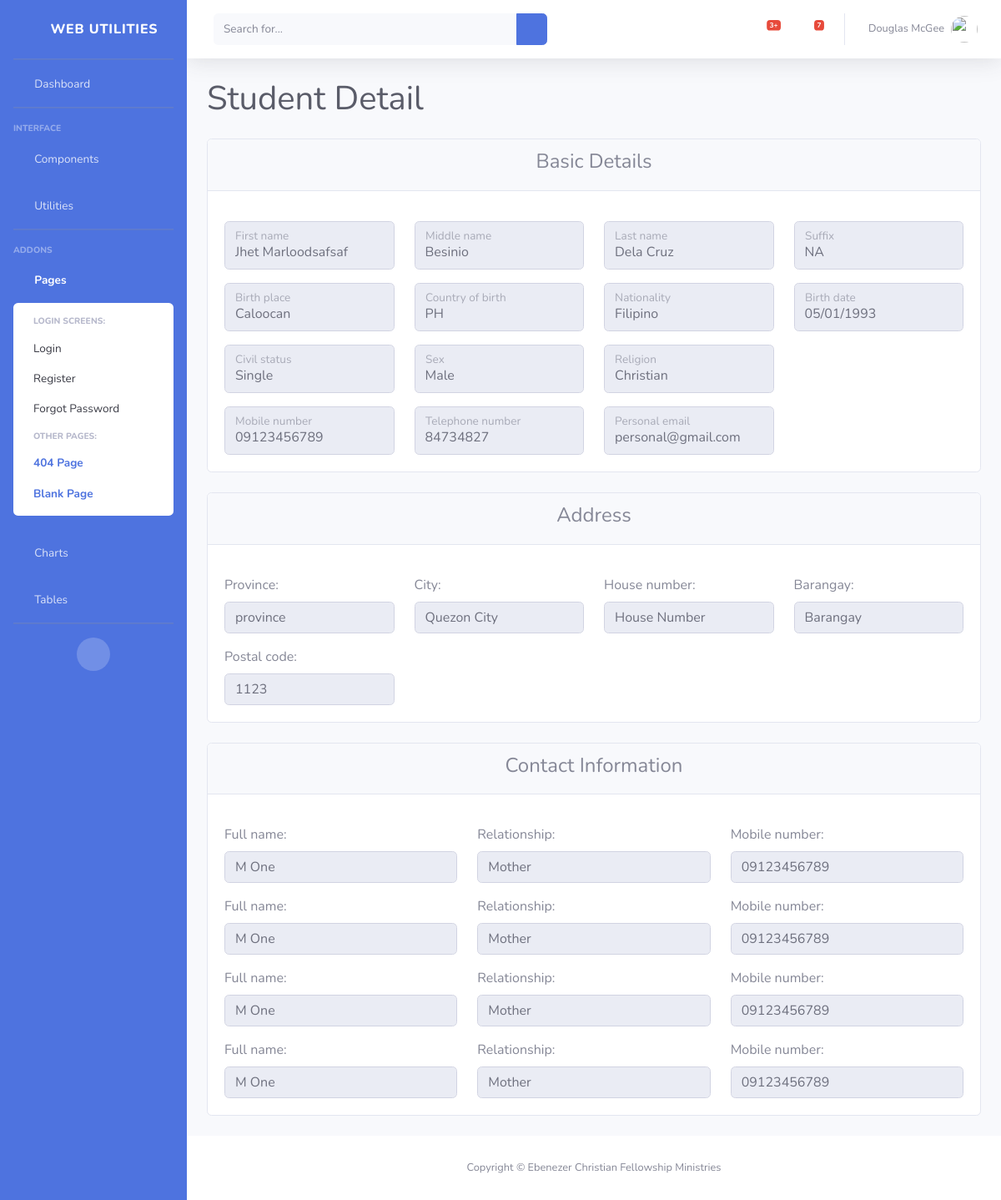
The page /students/3/ on the database its author committed.
### students/models.py (models this page shows, shortened)
class Student(models.Model):
    first_name = models.CharField(max_length=100)
    middle_name = models.CharField(max_length=100)
    last_name = models.CharField(max_length=100)
    suffix = models.CharField(max_length=10, blank=True)
    birth_date = models.DateField()
    country_of_birth = models.CharField(max_length=100)
    birth_place = models.CharField(max_length=100)
    nationality = models.CharField(max_length=100)
    CIVIL_STATUS_CHOICES = [
        ('', '---------'),
        ('single', 'Single'),
        ('married', 'Married'),
        ('widowed', 'Widowed'),
        ('divorced', 'Divorced'),
        ('separated', 'Separated'),
    ]
    civil_status = models.CharField(max_length=20, choices=CIVIL_STATUS_CHOICES, blank=True)
    SEX_CHOICES = [
        ('', '---------'),
        ('male', 'Male'),
        ('female', 'Female'),
    ]
    sex = models.CharField(max_length=10, choices=SEX_CHOICES, blank=True)
    religion = models.CharField(max_length=100)
    mobile_number = models.CharField(max_length=20)
    telephone_number = models.CharField(max_length=20, blank=True)
    personal_email = models.EmailField()

class Address(models.Model):
    student = models.OneToOneField(Student, on_delete=models.CASCADE)
    province = models.CharField(max_length=100)
    city = models.CharField(max_length=100)
    house_number = models.CharField(max_length=20)
    barangay = models.CharField(max_length=100)
    postal_code = models.CharField(max_length=10)

class Contact(models.Model):
    student = models.ForeignKey(Student, on_delete=models.CASCADE, related_name='contacts')
    full_name = models.CharField(max_length=100)
    relationship = models.CharField(max_length=20)
    mobile_number = models.CharField(max_length=20, blank=True)

### students/views.py (the view)
# urls.py: path('<int:student_id>/', view_student, name='view_student'),
def view_student(request, student_id):
    student = get_object_or_404(Student, pk=student_id)
    address = Address.objects.filter(student=student).first()
    address_form = ViewAddressDetail(instance=address)
    contacts = Contact.objects.filter(student=student)
    contact_form = [ViewContactDetail(instance=contact) for contact in contacts]
    context = {
        'student_form': ViewStudentDetail(instance=student),
        'address_form': address_form,
        'contact_form': contact_form,
        'student_id': student_id,
        'page_heading': 'Student Detail'
    }
    return render(request, 'students/student_detail.html', context)

### students/forms.py
class ViewAddressDetail(forms.ModelForm):
    class Meta:
        model = Address
        fields = ['province', 'city', 'house_number', 'barangay', 'postal_code']
        widgets = {
            'province': forms.TextInput(attrs={'class': 'form-control', 'disabled': 'disabled'}),
            'city': forms.TextInput(attrs={'class': 'form-control', 'disabled': 'disabled'}),
            'house_number': forms.TextInput(attrs={'class': 'form-control', 'disabled': 'disabled'}),
            'barangay': forms.TextInput(attrs={'class': 'form-control', 'disabled': 'disabled'}),
            'postal_code': forms.TextInput(attrs={'class': 'form-control', 'disabled': 'disabled'}),
        }

### students/templates/students/student_detail.html (shortened to what this page needs)
{% extends 'students/base.html' %}
{% load crispy_forms_tags %}
{% block content %}
<form method="post">
    <div class="card mb-4">
        <div class="card-header text-center">
            <h4>Basic Details</h4>
        </div>
        <div class="card-body">
            <div class="row">
                                    <div class="col-3 mt-3">
                                            <div class="form-floating">
                                                {{ student_form.first_name }}
                                                <label for="{{ student_form.first_name.id_for_label }}" >{{ student_form.first_name.label }}</label>
                                            </div>
                                    </div>
                                    <div class="col-3 mt-3">
                                            <div class="form-floating">
                                                {{ student_form.middle_name }}
                                                <label for="{{ student_form.middle_name.id_for_label }}">{{ student_form.middle_name.label }}</label>
                                            </div>
                                    </div>
                                    <div class="col-3 mt-3">
                                            <div class="form-floating">
                                                {{ student_form.last_name }}
                                                <label for="{{ student_form.last_name.id_for_label }}">{{ student_form.last_name.label }}</label>
                                            </div>
                                    </div>
                                    <div class="col-3 mt-3">
                                            <div class="form-floating">
                                                {{ student_form.suffix }}
                                                <label for="{{ student_form.suffix.id_for_label }}">{{ student_form.suffix.label }}</label>
                                            </div>
                                    </div>
            </div>
            <div class="row" >
                                    <div class="col-3 mt-3">
                                            <div class="form-floating">
                                                {{ student_form.birth_place }}
                                                <label for="{{ student_form.birth_place.id_for_label }}">{{ student_form.birth_place.label }}</label>
                                            </div>
                                    </div>
                                    <div class="col-3 mt-3">
                                            <div class="form-floating">
                                                {{ student_form.country_of_birth }}
                                                <label for="{{ student_form.country_of_birth.id_for_label }}">{{ student_form.country_of_birth.label }}</label>
                                            </div>
                                    </div>
                                    <div class="col-3 mt-3">
                                            <div class="form-floating">
                                                {{ student_form.nationality }}
                                                <label for="{{ student_form.nationality.id_for_label }}">{{ student_form.nationality.label }}</label>
                                            </div>
                                    </div>
                                    <div class="col-3 mt-3">
                                            <div class="form-floating">
                                                {{ student_form.birth_date }}
                                                <label for="{{ student_form.birth_date.id_for_label }}">{{ student_form.birth_date.label }}</label>
                                            </div>
                                    </div>
            </div>
            <div class="row">
                                    <div class="col-3 mt-3">
                                            <div class="form-floating">
                                                {{ student_form.civil_status }}
                                                <label for="{{ student_form.civil_status.id_for_label }}">{{ student_form.civil_status.label }}</label>
                                            </div>
                                    </div>
                                    <div class="col-3 mt-3">
                                            <div class="form-floating">
                                                {{ student_form.sex }}
                                                <label for="{{ student_form.sex.id_for_label }}">{{ student_form.sex.label }}</label>
                                            </div>
                                    </div>
                                    <div class="col-3 mt-3">
                                            <div class="form-floating">
                                                {{ student_form.religion }}
                                                <label for="{{ student_form.religion.id_for_label }}">{{ student_form.religion.label }}</label>
                                            </div>
                                    </div>
            </div>
            <div class="row">
                                    <div class="col-3 mt-3">
                                            <div class="form-floating">
                                                {{ student_form.mobile_number }}
                                                <label for="{{ student_form.mobile_number.id_for_label }}">{{ student_form.mobile_number.label }}</label>
                                            </div>
                                    </div>
                                    <div class="col-3 mt-3">
                                            <div class="form-floating">
                                                {{ student_form.telephone_number }}
                                                <label for="{{ student_form.telephone_number.id_for_label }}">{{ student_form.telephone_number.label }}</label>
                                            </div>
                                    </div>
                                    <div class="col-3 mt-3">
                                            <div class="form-floating">
                                                {{ student_form.personal_email }}
                                                <label for="{{ student_form.personal_email.id_for_label }}">{{ student_form.personal_email.label }}</label>
                                            </div>
                                    </div>
            </div>
        </div>
    </div>
    <div class="card mb-4">
        <div class="card-header text-center">
            <h4>Address</h4>
        </div>
        <div class="card-body">
                                <div class="row">
                                    <div class="col-3 mt-3">
                                        {{ address_form.province.label_tag }}
                                        {{ address_form.province }}
                                    </div>
                                    <div class="col-3 mt-3">
                                        {{ address_form.city.label_tag }}
                                        {{ address_form.city }}
                                    </div>
                                    <div class="col-3 mt-3">
                                        {{ address_form.house_number.label_tag }}
                                        {{ address_form.house_number }}
                                    </div>
                                    <div class="col-3 mt-3">
                                        {{ address_form.barangay.label_tag }}
                                        {{ address_form.barangay }}
                                    </div>
                                </div>
                                <div class="row">
                                    <div class="col-3 mt-3">
                                        {{ address_form.postal_code.label_tag }}
                                        {{ address_form.postal_code }}
                                    </div>
                                </div>
        </div>
    </div>
<div class="card mb-4">
    <div class="card-header text-center">
      <h4>Contact Information</h4>
    </div>
    <div class="card-body">
{% for contact_form in contact_form %}
      <div class="row justify-content-center">
                                    <div class="col-4 mt-3">
                                        {{ contact_form.full_name.label_tag }}
                                        {{ contact_form.full_name }}
                                    </div>
                                    <div class="col-4    mt-3">
                                        {{ contact_form.relationship.label_tag }}
                                        {{ contact_form.relationship }}
                                    </div>
                                    <div class="col-4    mt-3">
                                        {{ contact_form.mobile_number.label_tag }}
                                        {{ contact_form.mobile_number }}
                                    </div>
      </div>
{% endfor %}
    </div>
</div>
</form>
{% endblock %}

### rows shown on the page
Student: first_name "Jhet Marloodsafsaf", middle_name "Besinio", last_name "Dela Cruz", suffix "NA", birth_place "Caloocan", country_of_birth "PH", nationality "Filipino", birth_date "05/01/1993", civil_status "Single", sex "Male", religion "Christian", mobile_number "09123456789", telephone_number "84734827", personal_email "personal@gmail.com"
Address: province "province", city "Quezon City", house_number "House Number", barangay "Barangay", postal_code "1123"
Contact: full_name "M One", relationship "Mother", mobile_number "09123456789"
Contact: full_name "M One", relationship "Mother", mobile_number "09123456789"
Contact: full_name "M One", relationship "Mother", mobile_number "09123456789"
Contact: full_name "M One", relationship "Mother", mobile_number "09123456789"

### other values the page prints
{{ page_heading|default:"Page Head" }} "Student Detail"
{{ address_form.province.label_tag }} "Province:"
{{ address_form.city.label_tag }} "City:"
{{ address_form.house_number.label_tag }} "House number:"
{{ address_form.barangay.label_tag }} "Barangay:"
{{ address_form.postal_code.label_tag }} "Postal code:"
{{ contact_form.full_name.label_tag }} "Full name:" "Full name:" "Full name:" "Full name:"
{{ contact_form.relationship.label_tag }} "Relationship:" "Relationship:" "Relationship:" "Relationship:"
{{ contact_form.mobile_number.label_tag }} "Mobile number:" "Mobile number:" "Mobile number:" "Mobile number:"
